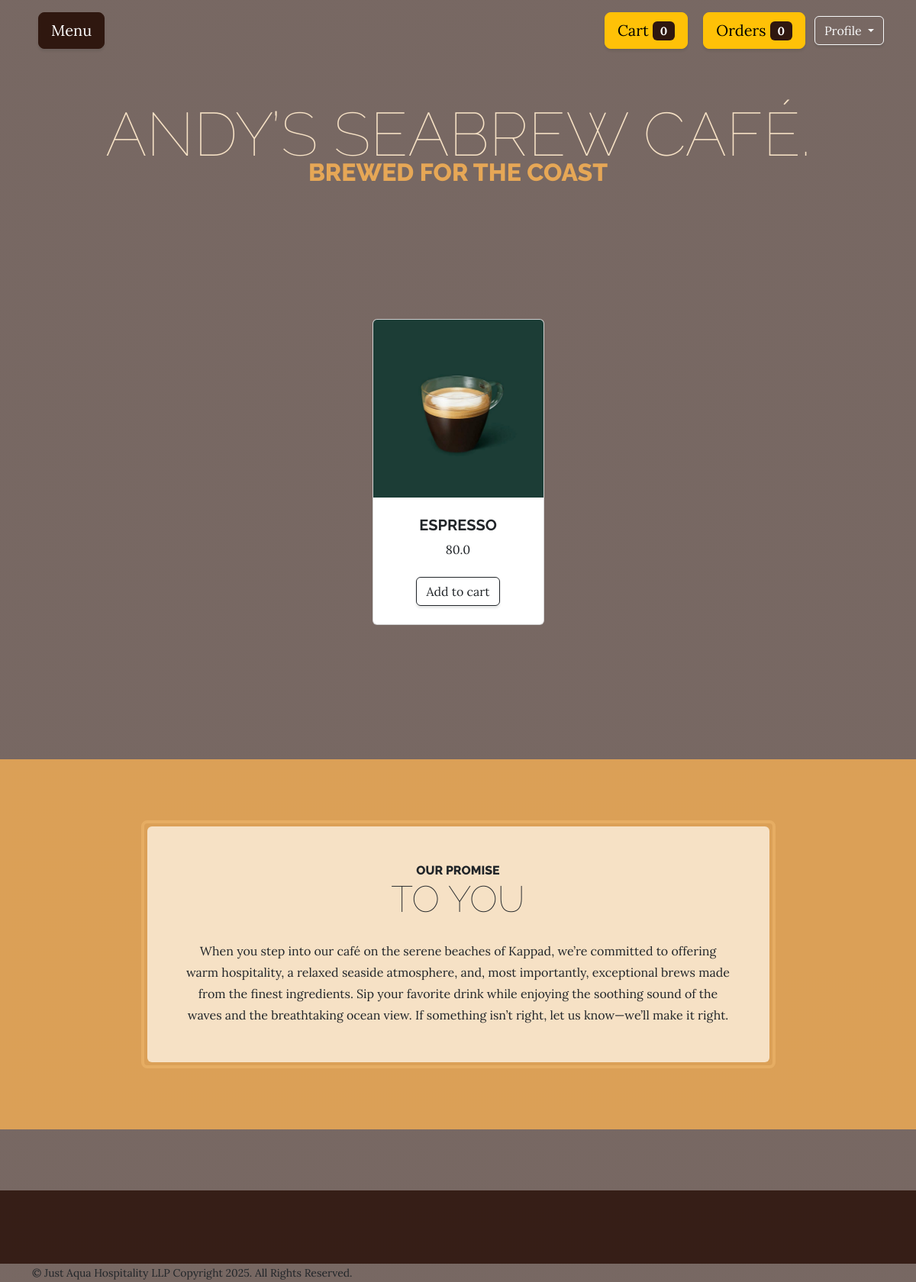
Page /detail/1/ on the committed database.
### userapp/models.py (models this page shows, shortened)
class Product(models.Model):
    product_name=models.CharField(max_length=100)
    price=models.FloatField()
    Category=models.ForeignKey(Category,on_delete=models.CASCADE)
    description=models.TextField()
    image=models.ImageField(upload_to='media/')
    is_active=models.BooleanField(default=True)

### userapp/views.py (the view)
# urls.py: path('detail/<int:id>/',views.ProductDetailView.as_view(),name='detail_view'),
class ProductDetailView(DetailView):
    template_name='detail.html'
    pk_url_kwarg='id'
    model=Product
    context_object_name='products'

### userapp/context_processors.py (called while the page is built)
def cart_count(request):
    if request.user.is_authenticated:
        count=Cart.objects.filter(user=request.user).exclude(status="order-placed").count()
        return {'count':count}
    else:
        return {'count':0}

def order_count(request):
    if request.user.is_authenticated:
        count=Orders.objects.filter(user=request.user).exclude(status="in-cart").count()
        return {'ord_count':count}
    else:
        return{'ord_count':0}

### userapp/templates/detail.html (shortened to what this page needs)
{% extends 'index.html' %}
{% block content %}
<section class="py-5">
    <div class="container px-4 px-lg-5 mt-5">
        <div class="row gx-4 gx-lg-5 row-cols-2 row-cols-md-3 row-cols-xl-4 justify-content-center">
            <div class="col mb-5">
                <div class="card h-100">
                    <img class="card-img-top" src="{{products.image.url}}" alt="..." />
                    <div class="card-body p-4">
                        <div class="text-center">
                            <h5 class="fw-bolder">{{products.product_name}}</h5>
                            {{products.price}}
                            <br>
                        </div>
                    </div>
                    <div class="card-footer p-4 pt-0 border-top-0 bg-transparent">
                        <div class="text-center"><a class="btn btn-outline-dark mt-auto" href="{% url 'addcart_view' products.id %}">Add to cart </a></div>
                    </div>
                </div>
            </div>
        </div>
    </div>
</section>
{% endblock %}

### rows in the picture
Product: image (picture), product_name "ESPRESSO", price "80.0"

### other values in the picture
{{ count }} "0"
{{ ord_count }} "0"
